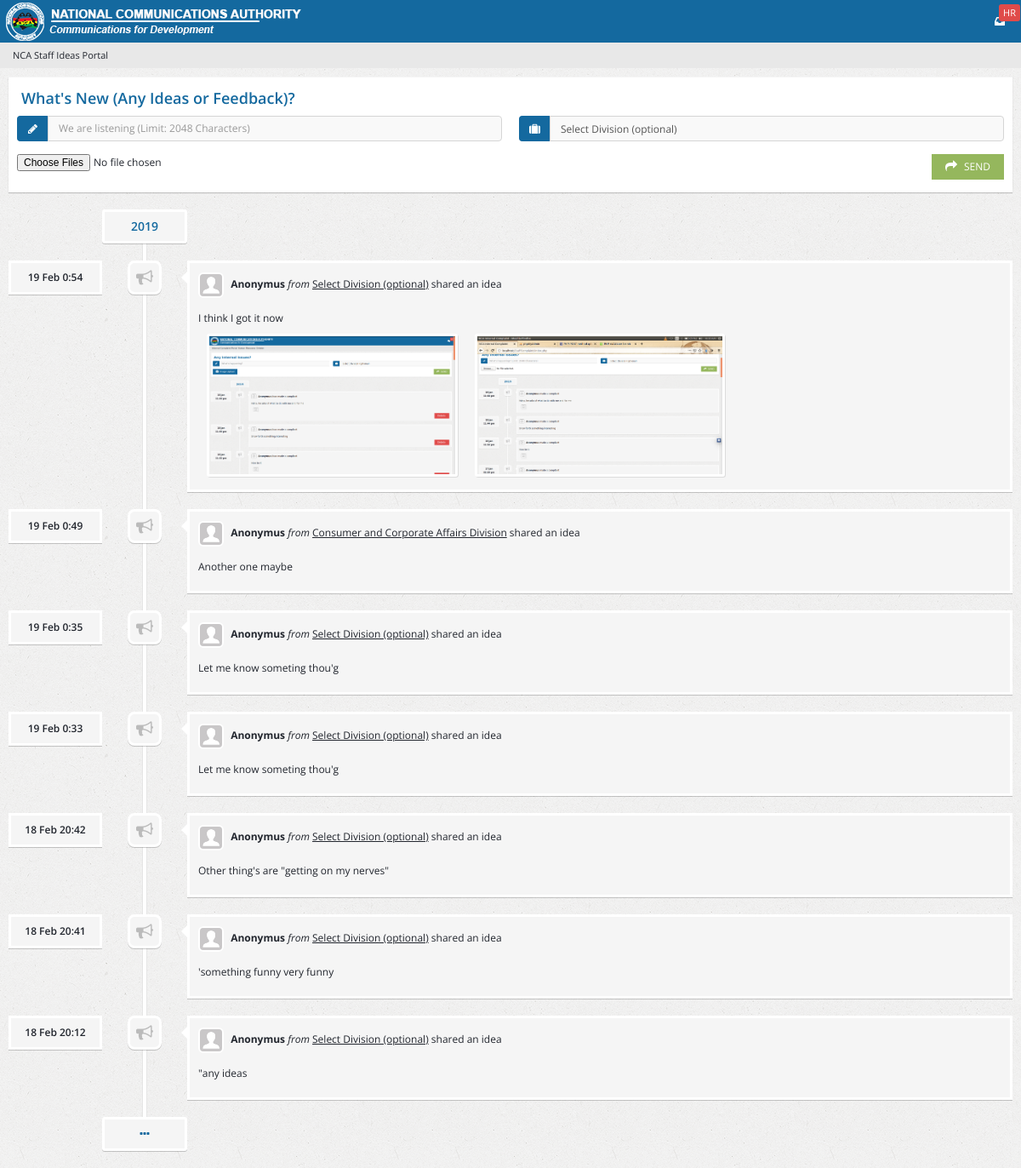
Before: / with the older database file.
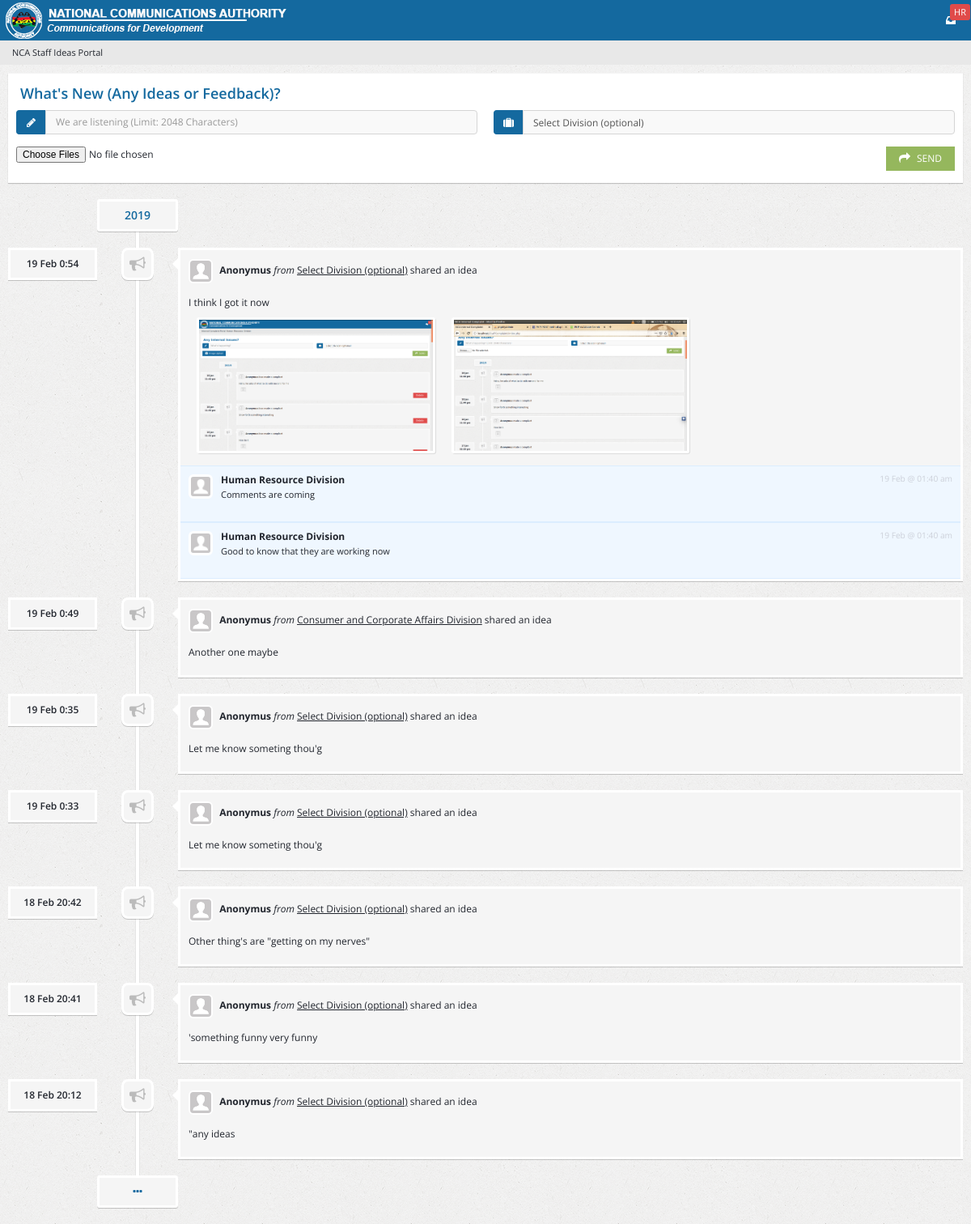
After: the same page with the newer database file.
### tables this page shows
CREATE TABLE `complaints` (
  `c_id` int(32) NOT NULL,
  `c_value` varchar(2048) NOT NULL,
  `c_division` varchar(64) NOT NULL,
  `c_date_created` int(16) NOT NULL,
  `c_ip_address` varchar(64) NOT NULL,
  `c_date_stop_display` int(16) NOT NULL
);

CREATE TABLE `imagine` (
  `im_id` int(255) NOT NULL,
  `im_name` varchar(128) NOT NULL,
  `ref_id` int(255) NOT NULL,
  `ref_name` varchar(16) NOT NULL,
  `ref_status(deleted or active)` varchar(8) DEFAULT 'active'
);

CREATE TABLE `comments` (
  `cm_id` int(32) NOT NULL,
  `cm_value` varchar(1024) NOT NULL,
  `cm_ip_address` varchar(64) NOT NULL,
  `c_id` int(32) NOT NULL,
  `cm_date` int(16) NOT NULL
);

### index.php (the view, shortened to what this page needs)
<!DOCTYPE html>
<html lang="en">
<?php
  include 'handlers/dbcon.php';
  $timely = time();
?>
<head>
        <link rel="stylesheet" type="text/css" id="theme" href="css/theme-default.css"/>
    </head>
    <body>
            <div class="page-content">
                <ul class="x-navigation x-navigation-horizontal x-navigation-panel">
                	<li class="xn-icon-button pull-left">
                       <img src="img/logo.png"/>
                    </li>
                    <li class="xn-icon-button pull-right">
                        <a href="#"><span class="fa fa-inbox"></span></a>
                        <div class="informer informer-danger">HR</div>
                    </li>
                </ul>
                <ul class="breadcrumb">
                    <li class="active">NCA Staff Ideas Portal</li>
                </ul>
                <div class="page-content-wrap">
                    <div class="row">
                         <div class="col-md-12">
                            <div class="panel panel-default">
                                <div class="panel-body">
                                    <h3>What's New (Any Ideas or Feedback)?</h3>
                                    <form enctype="multipart/form-data" class="form-horizontal" method="post" action="handlers/ops.php" role="form">
                                    <div class="form-group">
                                        <div class="col-md-6">
                                            <div class="input-group">
                                                <span class="input-group-addon"><span class="fa fa-pencil"></span></span>
                                                <input class="form-control" name="problem" maxlength="2048" placeholder="We are listening (Limit: 2048 Characters)" required/>
                                            </div>
                                        </div>
                                         <div class="col-md-6">
                                            <div class="input-group">
                                                <span class="input-group-addon"><span class="fa fa-suitcase"></span></span>
                                                  <select class="form-control" name="division">
                                                        <option>Select Division (optional)</option>
                                                    </select>
                                            </div>
                                        </div>
                                    </div>
                                    <div class="form-group">
                                        <div class="col-md-12">
                                            <div class="btn-group pull-left">
                                            <input type="file" name="images[]" accept="image/*"  multiple/>
                                            </div>
                                            <div class="pull-right">
                                                <button type="submit" class="btn btn-success"><span class="fa fa-share"></span> SEND</button>
                                            </div>
                                        </div>
                                    </div>
                                    </form>
                                </div>
                            </div>
                        </div>
                    </div>
                    <div class="row">
                        <div class="col-md-12">
                            <div class="timeline timeline-right">
                                <div class="timeline-item timeline-main">
                                  <div class="timeline-date">2019</div>
                                </div>
                                <?php
                                    $sql_complaintdisplay = "SELECT * FROM complaints WHERE c_date_stop_display > $timely ORDER BY c_date_created DESC";
                                    $success_complaintdisplay = mysqli_query($link, $sql_complaintdisplay);
                                    if ($success_complaintdisplay->num_rows > 0) {
                                      while($rows = $success_complaintdisplay->fetch_assoc()){
                                ?>
                                 <div class="timeline-item timeline-item-right">
                                     <div class="timeline-item-info"> <?php echo date("d M G:i", $rows['c_date_created']); ?> </div>
                                     <div class="timeline-item-icon"><span class="fa fa-bullhorn"></span></div>
                                     <div class="timeline-item-content">
                                         <div class="timeline-heading">
                                             <img src="assets/images/users/avatar.jpg"/> <b>Anonymus</b> <?php if ($rows['c_division'] != "") {
                                              echo "<i>from</i> <u>". $rows['c_division'];
                                             } ?></u> shared an idea
                                         </div>
                                         <div class="timeline-body">
                                             <p><?php echo $rows['c_value']; ?></p>
                                             <?php
                                             $sql_checkimage = "SELECT * FROM imagine WHERE ref_id = $rows[c_id] AND ref_name = 'complaint'";
                                             $success_checkimage = mysqli_query($link, $sql_checkimage);
                                             if ($success_checkimage): ?>
                                             <div class="row">
                                               <?php while ($rowly = $success_checkimage->fetch_assoc()) {
                                                 ?>
                                               <div class="col-md-4">
                                                 <div class="image">
                                                   <a href="uploads/<?php echo $rowly['im_name']; ?>" data-gallery>
                                                     <img src="uploads/<?php echo $rowly['im_name']; ?>" class="img-responsive img-text"/>
                                                   </a>
                                                 </div>
                                               </div>
                                             <?php }?>
                                             </div>
                                             <?php endif; ?>
                                         </div>
                                         <?php
                                          $comment_id = $rows['c_id'];
                                          $sql_commentdisplay = "SELECT * FROM comments WHERE c_id = $comment_id";
                                          $success_commentdisplay = mysqli_query($link, $sql_commentdisplay);
                                          if ($success_commentdisplay->num_rows > 0) {
                                            while ($cm_rows = $success_commentdisplay->fetch_assoc()){
                                          ?>
                                            <div class="timeline-body comments">
                                              <div class="comment-item">
                                                  <img src="assets/images/users/avatar.jpg"/>
                                                  <p class="comment-head">
                                                      <b>Human Resource Division</b>
                                                      <small class="text-muted pull-right"><?php echo date("d M @ h:i a", $cm_rows['cm_date']); ?></small>
                                                  </p>
                                                  <p><?php echo $cm_rows['cm_value']; ?><p>
                                              </div>
                                          </div>
                                          <?php
                                            }
                                          }
                                         ?>
                                     </div>
                                 </div>
                                <?php
                                      }
                                    }
                                ?>
                                <div class="timeline-item timeline-main">
                                    <div class="timeline-date"><a href="#"><span class="fa fa-ellipsis-h"></span></a></div>
                                </div>
                            </div>
                        </div>
                    </div>
                </div>
            </div>
    </body>
</html>

Changed rows visible on the page:
added comments: cm_date "19 Feb @ 01:40 am", cm_value "Comments are coming", shown under complaints "19 Feb 0:54"
added comments: cm_date "19 Feb @ 01:40 am", cm_value "Good to know that they are working now", shown under complaints "19 Feb 0:54"
